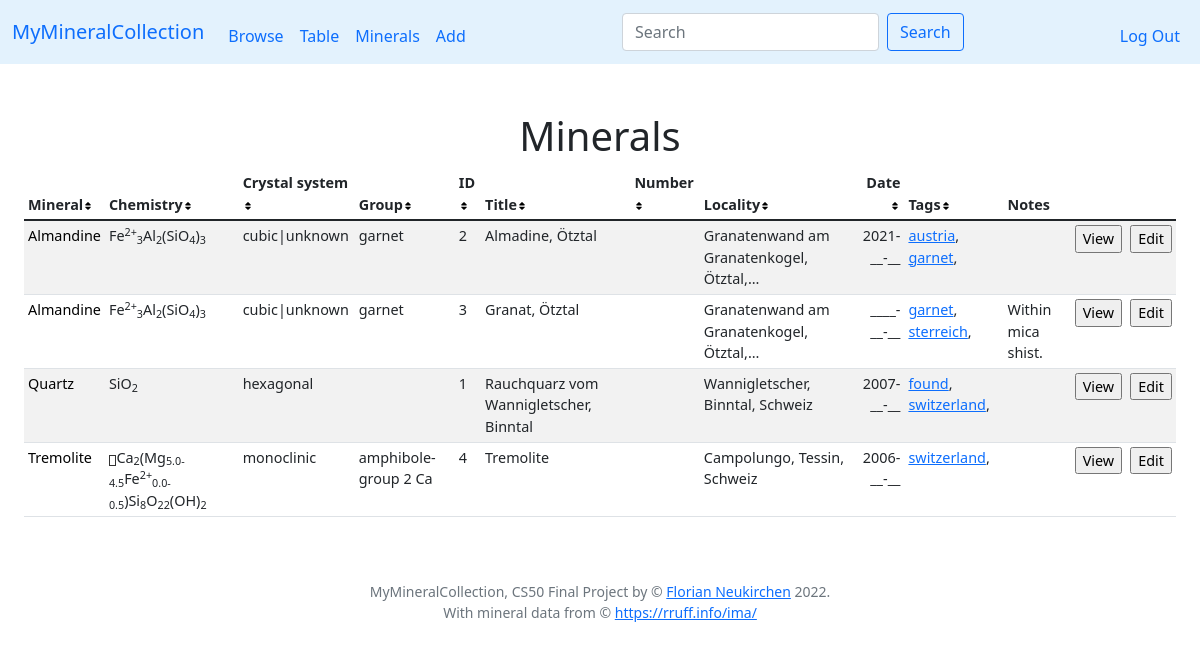
/mineral (signed in), run on the app's committed database.
### tables this page shows
CREATE TABLE specmin (specimen_id INTEGER NOT NULL REFERENCES specimen(id) ON DELETE CASCADE, min_symbol TEXT NOT NULL, FOREIGN KEY(min_symbol) REFERENCES minerals(symbol));

CREATE TABLE minerals (symbol TEXT, name TEXT NOT NULL, chemistry TEXT, elements TEXT, crystal_system TEXT, fleischer TEXT, PRIMARY KEY(symbol));

CREATE TABLE specimen (id INTEGER PRIMARY KEY AUTOINCREMENT NOT NULL, user_id INTEGER NOT NULL, my_id TEXT, title TEXT, locality TEXT, day INTEGER, month INTEGER, year INTEGER, notes TEXT, thumbnail TEXT);

CREATE TABLE tags (specimen_id INTEGER NOT NULL REFERENCES specimen(id) ON DELETE CASCADE, tag TEXT NOT NULL);

### app.py (the view, shortened to what this page needs)
@app.route("/mineral")
def mineral():
    min = request.args.get("n")
    if not min:
        rows = db.execute("SELECT * FROM (SELECT * FROM SPECIMEN JOIN specmin ON specimen.id = specmin.specimen_id WHERE user_id = ?) a INNER JOIN minerals ON a.min_symbol = minerals.symbol ORDER BY minerals.name", session["user_id"])
        for row in rows:
            row['tags'] = db.execute("SELECT tags.tag AS tag FROM tags JOIN specimen ON tags.specimen_id = specimen.id WHERE specimen.id = ? ORDER BY tag", row['id'])
        return render_template("mintable.html", rows=rows)

### app.py (called while the page is built)
@app.after_request
def after_request(response):
    response.headers["Cache-Control"] = "no-cache, no-store, must-revalidate"
    response.headers["Expires"] = 0
    response.headers["Pragma"] = "no-cache"
    return response

### helpers.py (called while the page is built)
def date2(value):
    if not value:
        return "__"
    return f"{value:02d}"

def date4(value):
    if not value:
        return "____"
    return f"{value:04d}"

def taglink(value):
    if not value:
        return ""
    html = '<a href="tag?t=' + value + '">' + value + '</a>'
    return html

def minlink(value):
    if not value:
        return ""
    html = '<a href="mineral?n=' + value + '" class="minlink">' + value + '</a>'
    return html

def shortnotes(value):
    n = 4
    result_list = value.split()
    if len(result_list) < n:
        return value
    return " ".join(result_list[:n]) + "…"

### templates/mintable.html (shortened to what this page needs)
{% extends "layout.html" %}
{% block main %}
<div class="container-fluid">
    <h1>Minerals</h1>
    <table class="table table-striped size90 table-sm" id="mytable">
        <thead>
            <tr>
                <th class="text-start" onclick="sortTable(0)">Mineral<img src="static/sort-solid.svg" width="10px" height="10px"></th>
                <th class="text-start" onclick="sortTable(1)">Chemistry<img src="static/sort-solid.svg" width="10px" height="10px"></th>
                <th class="text-start" onclick="sortTable(2)">Crystal system<img src="static/sort-solid.svg" width="10px" height="10px"></th>
                <th class="text-start" onclick="sortTable(3)">Group<img src="static/sort-solid.svg" width="10px" height="10px"></th>
                <th class="text-start" id="IDColumn" onclick="sortTable(4)">ID<img src="static/sort-solid.svg" width="10px" height="10px"></th>
                <th class="text-start" onclick="sortTable(5)">Title<img src="static/sort-solid.svg" width="10px" height="10px"></th>
                <th class="text-start" onclick="sortTable(6)">Number<img src="static/sort-solid.svg" width="10px" height="10px"></th>
                <th class="text-start" onclick="sortTable(7)">Locality<img src="static/sort-solid.svg" width="10px" height="10px"></th>
                <th class="text-end" onclick="sortTable(8)">Date<img src="static/sort-solid.svg" width="10px" height="10px"></th>
                <th class="text-start" onclick="sortTable(9)">Tags<img src="static/sort-solid.svg" width="10px" height="10px"></th>
                <th class="text-start">Notes</th>
            </tr>
        </thead>
        <tbody>
            {% for row in rows %}
            <tr id="tr{{ row['id'] }}">
                <td class="text-start">{{ row['name'] | minlink | safe }}</td>
                <td class="text-start">{{ row['chemistry'] | safe }}</td>
                <td class="text-start">{{ row['crystal_system'] }}</td>
                <td class="text-start">{{ row['fleischer'] }}</td>
                <td class="text-start">{{ row['id'] }}</td>
                <td class="text-start">{{ row['title'] }}</td>
                <td class="text-start">{{ row['my_id'] }}</td>
                <td class="text-start">{{ row['locality'] | shortnotes }}</td>
                <td class="text-end">{{ row['year'] | date4}}-{{ row['month'] | date2 }}-{{ row['day'] | date2 }}</td>
                <td class="text-start">
                    {% for tag in row['tags'] %}
                    {{ tag['tag'] | taglink | safe }},
                    {% endfor %}
                </td>
                <td class="text-start">{{ row['notes'] | shortnotes }}</td>
                <td>
                    <form action="/view">
                        <input type="submit" value="View">
                    </form>
                </td>
                <td>
                    <form action="/edit">
                        <input type="submit" value="Edit">
                    </form>
                </td>
            </tr>
            {% endfor %}
        </tbody>
    </table>
</div>
{% endblock %}

### templates/layout.html (shortened to what this page needs)
<!DOCTYPE html>
<html lang="en">
    <head>
        <link href="https://cdn.jsdelivr.net/npm/bootstrap@5.1.3/dist/css/bootstrap.min.css" rel="stylesheet">
        <link href="/static/styles.css" rel="stylesheet">
    </head>
    <body>
        <nav class="navbar navbar-expand-md myblue">
            <div class="container-fluid">
                <a class="navbar-brand" href="/">MyMineralCollection</a>
                <div class="collapse navbar-collapse" id="navbarNav">
                    {% if session["user_id"] %}
                        <ul class="navbar-nav me-auto mt-2 mb-lg-0">
                            <li class="nav-item"><a class="nav-link" href="/">Browse</a></li>
                            <li class="nav-item"><a class="nav-link" href="/table">Table</a></li>
                            <li class="nav-item"><a class="nav-link" href="/mineral">Minerals</a></li>
                            <li class="nav-item"><a class="nav-link" href="/add">Add</a></li>
                        </ul>
                        <form class="d-flex" role="search" action="/">
                            <input class="form-control me-2" type="search" name="search" placeholder="Search" aria-label="Search">
                            <button class="btn btn-outline-primary" type="submit">Search</button>
                        </form>
                        <ul class="navbar-nav ms-auto mt-2">
                            <li class="nav-item"><a class="nav-link" href="/logout">Log Out</a></li>
                        </ul>
                    {% else %}
                        <ul class="navbar-nav ms-auto mt-2">
                            <li class="nav-item"><a class="nav-link" href="/register">Register</a></li>
                            <li class="nav-item"><a class="nav-link" href="/login">Log In</a></li>
                        </ul>
                    {% endif %}
                </div>
            </div>
        </nav>
        <main class="container-fluid py-5 text-center">
            {% block main %}{% endblock %}
        </main>
        <footer class="mb-5 small text-center text-muted">
            MyMineralCollection, CS50 Final Project by &#169; <a href="https://www.riannek.de/">Florian Neukirchen</a> 2022. <br> With mineral data from &#169; <a href="https://rruff.info/ima/">https://rruff.info/ima/</a>
        </footer>
</body>
</html>

### static/styles.css (style rules this page uses)
.myblue { background-color: #e3f2fd; }
.size90 { font-size: 90%; }
.minlink:link { text-decoration: none; color: black; }

### data on the page
specmin: name|minlink "Almandine", chemistry "Fe 2+ 3 Al 2 (SiO 4 ) 3", crystal_system "cubic|unknown", fleischer "garnet", id "2", title "Almadine, Ötztal", locality|shortnotes "Granatenwand am Granatenkogel, Ötztal,…", year "2021", month "__", day "__"
tags: tag|taglink "austria"
tags: tag|taglink "garnet"
specmin: name|minlink "Almandine", chemistry "Fe 2+ 3 Al 2 (SiO 4 ) 3", crystal_system "cubic|unknown", fleischer "garnet", id "3", title "Granat, Ötztal", locality|shortnotes "Granatenwand am Granatenkogel, Ötztal,…", year "____", month "__", day "__", notes|shortnotes "Within mica shist."
tags: tag|taglink "garnet"
tags: tag|taglink "sterreich"
specmin: name|minlink "Quartz", chemistry "SiO 2", crystal_system "hexagonal", id "1", title "Rauchquarz vom Wannigletscher, Binntal", locality|shortnotes "Wannigletscher, Binntal, Schweiz", year "2007", month "__", day "__"
tags: tag|taglink "found"
tags: tag|taglink "switzerland"
specmin: name|minlink "Tremolite", chemistry "Ca 2 (Mg 5.0-4.5 Fe 2+ 0.0-0.5 )Si 8 O 22 (OH) 2", crystal_system "monoclinic", fleischer "amphibole-group 2 Ca", id "4", title "Tremolite", locality|shortnotes "Campolungo, Tessin, Schweiz", year "2006", month "__", day "__"
tags: tag|taglink "switzerland"
